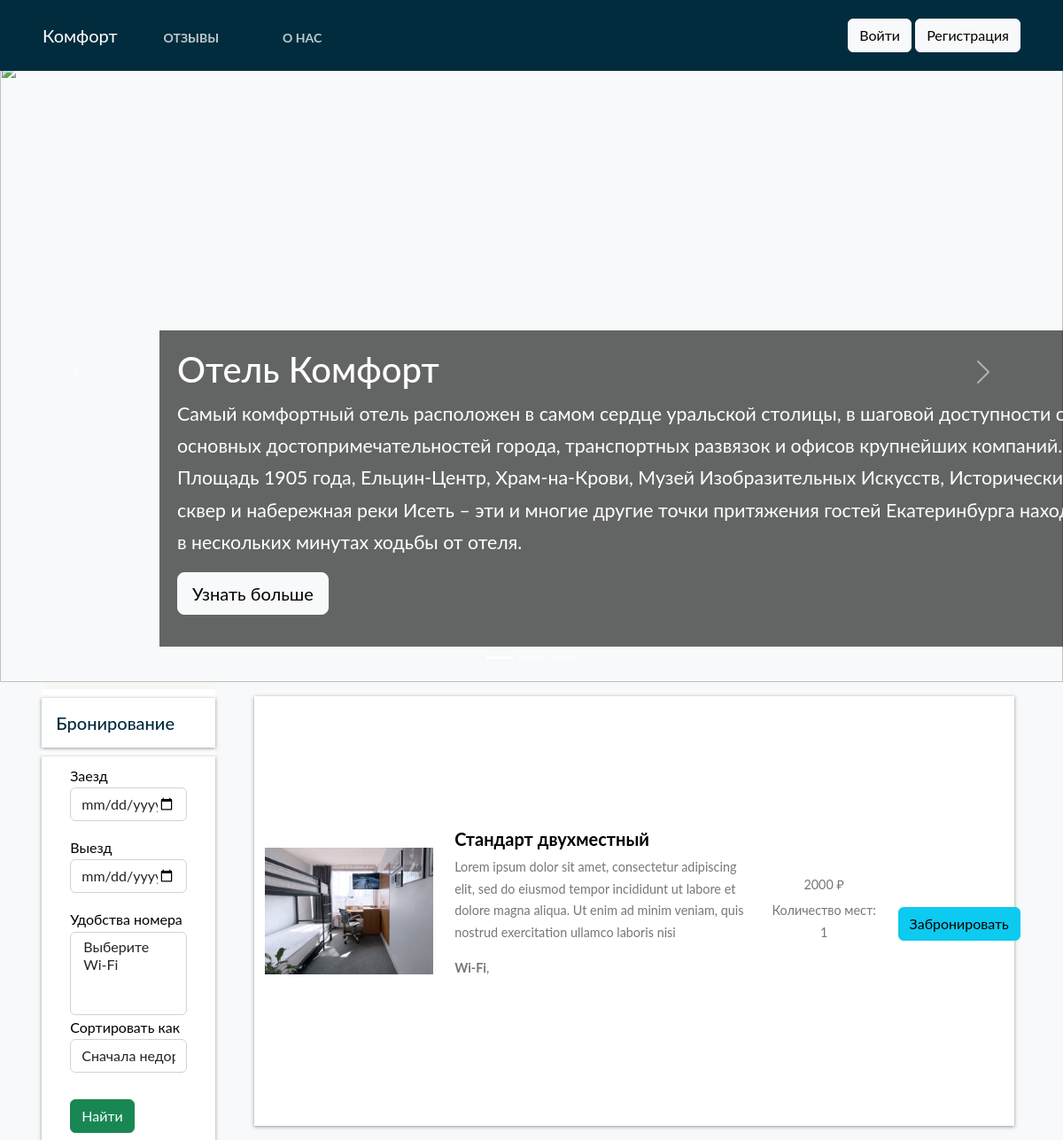
Before: / with the older database file.
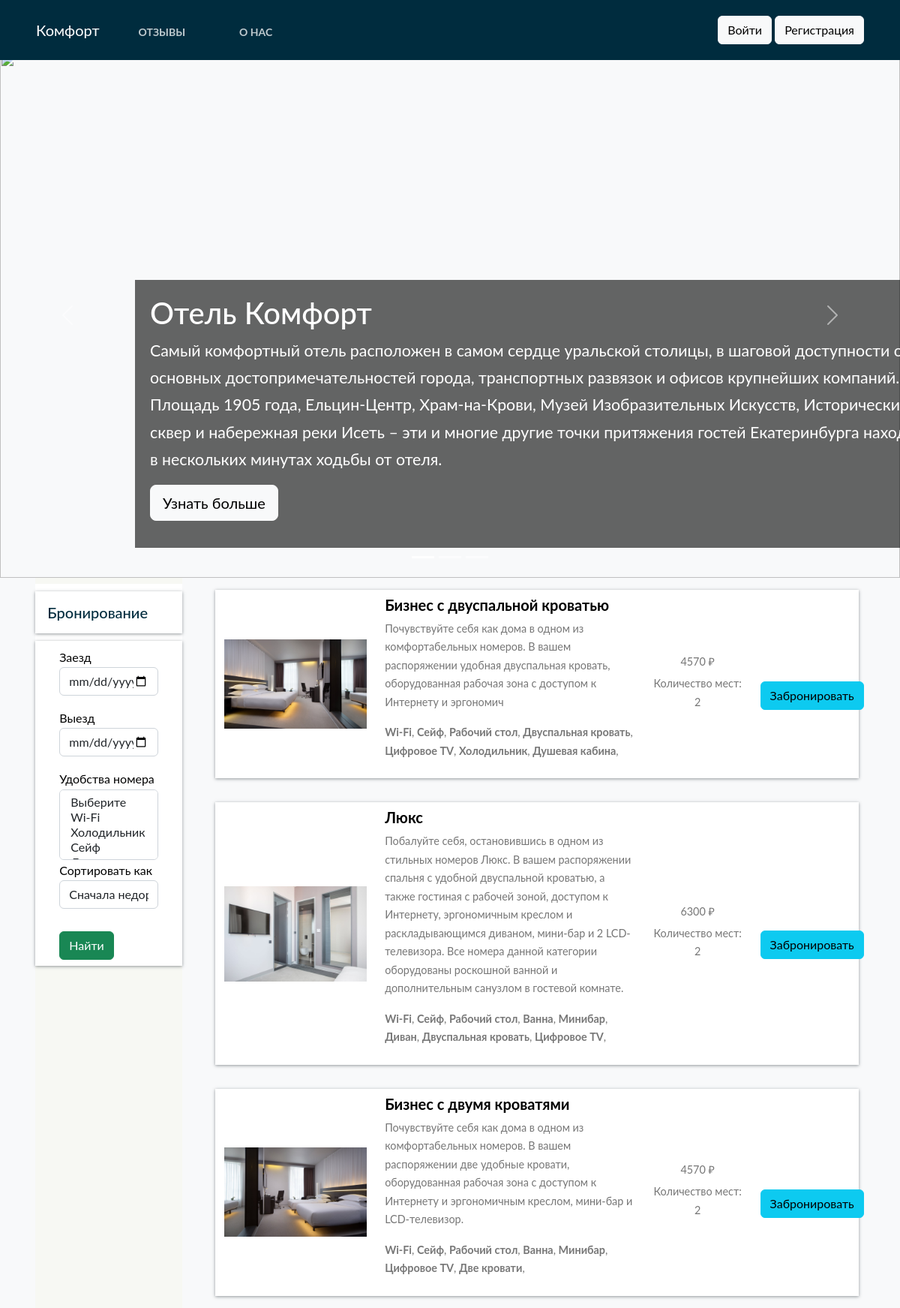
After: the same page with the newer database file.
### home/models.py (models this page shows, shortened)
class BaseModel(models.Model):
    uid = models.UUIDField(default=uuid.uuid4   , editable=False , primary_key=True)
    created_at = models.DateField(auto_now_add=True)
    updated_at = models.DateField(auto_now_add=True)
    class Meta:
        abstract = True

class Hotel(BaseModel):
    hotel_name = models.CharField(max_length=100)
    hotel_price = models.IntegerField()
    description = models.TextField(max_length=500)
    amenities = models.ManyToManyField(Amenities)
    room_count = models.IntegerField(default=10)

class HotelImages(BaseModel):
    hotel= models.ForeignKey(Hotel ,related_name="images", on_delete=models.CASCADE)
    images = models.ImageField(upload_to="hotels")

class Amenities(BaseModel):
    amenity_name = models.CharField(max_length=100)

### home/views.py (the view)
# urls.py: path('', home, name='home'),
def home(request):
    amenities_objs = Amenities.objects.all()
    hotels_objs = Hotel.objects.all()
    sort_by = request.GET.get('sort_by')
    search = request.GET.get('search')
    amenities = request.GET.getlist('amenities')
    print(amenities)
    if sort_by:
        if sort_by == 'ASC':
            hotels_objs = hotels_objs.order_by('hotel_price')
        elif sort_by == 'DSC':
            hotels_objs = hotels_objs.order_by('-hotel_price')
    if search:
        hotels_objs = hotels_objs.filter(
            Q(hotel_name__icontains = search) |
            Q(description__icontains = search) )
    if len(amenities):
        hotels_objs = hotels_objs.filter(amenities__amenity_name__in = amenities).distinct()
    context = {'amenities_objs' : amenities_objs , 'hotels_objs' : hotels_objs , 'sort_by' : sort_by
    , 'search' : search , 'amenities' : amenities}
    return render(request , 'home.html' ,context)

### templates/home.html (shortened to what the changed rows need)
{% extends "base.html" %}
{%  block start %}
<div id="myCarousel" class="carousel slide" data-bs-ride="carousel" style="height: 700px; margin-top:70px">
    <div class="carousel-inner">
      <div class="carousel-item active">
        <div class="container">
          <div class="carousel-caption text-start">
              <div style="background: rgba(0, 0, 0, .6); padding: 20px;width:1100px">
            <h1 style="">Отель Комфорт</h1>
            </div>
          </div>
        </div>
      </div>
    </div>
  </div>
<div class="container-fluid" style="display: flex;">
    <section class="search-container col-2" style="background:#f7f8f3; margin-left:3%;">
        <div class="container">
            <div class="row">
                    <div class="col-lg-12">
                    <div class="row mt-2 justify-content-between">
                        <div class="filter-card">
                            <form action="#">
                        <div class="">
                            <div class="form-inline">
                               <label class="" for="exampleFormControlSelect1">Удобства номера</label>
                                <select name="amenities" class="form-control" multiple>
                                <option value="">Выберите</option>
                                {% for amenities_obj in amenities_objs %}
                                <option {% if amenities_obj.amenity_name in amenities  %} selected {%endif%}value="{{amenities_obj.amenity_name}}">{{amenities_obj.amenity_name}}</option>
                                    {% endfor %}
                            </select>
                            </div>
                        </div>
                        </form>
                    </div>
                 </div>
            </div>
         </div>
        </div>
    </section>
    <div class="container-fluid col-9" style="display: flex;flex-wrap: wrap;">
         {% for hotels_obj in hotels_objs %}
        <div class="row search-card-result" style="align-items: center">
            <div class="col-md-3">
                    <a href="/hotel-detail/{{hotels_obj.uid}}">
                        <img class="img-fluid" src="/media/{{hotels_obj.images.first.images}}" alt="Card image cap">
                    </a></div>
                    <div class="col-md-5">
                        <h5><a style="text-decoration:none; color: black" href="/hotel-detail/{{hotels_obj.uid}}">{{hotels_obj.hotel_name}}</a></h5>
                        <p>
                            {{hotels_obj.description}}
                        </p>
                        <p>
                            {%for amenitie in hotels_obj.amenities.all %}
                            <b>{{amenitie.amenity_name}}</b>,
                            {% endfor %}
                        </p>
                    </div>
                    <div class="col-md-2 border-left text-center more-offers">
                        <p>{{hotels_obj.hotel_price}} ₽</p>
                        <p>Количество мест: {{hotels_obj.room_count}}</p>
                    </div>
                    <div style="margin-top:30px" class="col-md-1 border-left text-center more-offers">
                        <a  href="/hotel-detail/{{hotels_obj.uid}}">
                            <button class=" btn btn-info">Забронировать</button>
                        </a>
                    </div>
            </div>
        {% endfor %}
        </div>
</div>
{% endblock %}

Changed rows visible on the page:
removed Hotel: images.first.images (picture), hotel_name "Стандарт двухместный", description "Lorem ipsum dolor sit amet, consectetur adipiscing elit, sed do eiusmod tempor incididunt ut labore et dolore magna aliqua. Ut enim ad minim veniam, quis nostrud exercitation ullamco laboris nisi", hotel_price "2000", room_count "1", Amenities (amenity_name "Wi-Fi")
added Hotel: images.first.images (picture), hotel_name "Бизнес с двуспальной кроватью", description "Почувствуйте себя как дома в одном из комфортабельных номеров. В вашем распоряжении удобная двуспальная кровать, оборудованная рабочая зона с доступом к Интернету и эргономич", hotel_price "4570", room_count "2", Amenities (amenity_name "Wi-Fi")
added Amenities: amenity_name "Сейф"
added Amenities: amenity_name "Рабочий стол"
added Amenities: amenity_name "Двуспальная кровать"
added Amenities: amenity_name "Цифровое TV"
added Amenities: amenity_name "Холодильник"
added Amenities: amenity_name "Душевая кабина", shown under "Бизнес с двуспальной кроватью"
added Hotel: images.first.images (picture), hotel_name "Люкс", description "Побалуйте себя, остановившись в одном из стильных номеров Люкс. В вашем распоряжении спальня с удобной двуспальной кроватью, а также гостиная с рабочей зоной, доступом к Интернету, эргономичным креслом и раскладывающимся диваном, мини-бар и 2 LCD-телевизора. Все номера данной категории оборудованы роскошной ванной и дополнительным санузлом в гостевой комнате.", hotel_price "6300", room_count "2", Amenities (amenity_name "Wi-Fi")
added Amenities: amenity_name "Ванна"
added Amenities: amenity_name "Минибар"
added Amenities: amenity_name "Диван", shown under "Люкс"
added Hotel: images.first.images (picture), hotel_name "Бизнес с двумя кроватями", description "Почувствуйте себя как дома в одном из комфортабельных номеров. В вашем распоряжении две удобные кровати, оборудованная рабочая зона с доступом к Интернету и эргономичным креслом, мини-бар и LCD-телевизор.", hotel_price "4570", room_count "2", Amenities (amenity_name "Wi-Fi")
added Amenities: amenity_name "Две кровати"
Other visible differences:
form field amenities: "Выберите / Wi-Fi" → "Выберите / Wi-Fi / Холодильник / Сейф"
